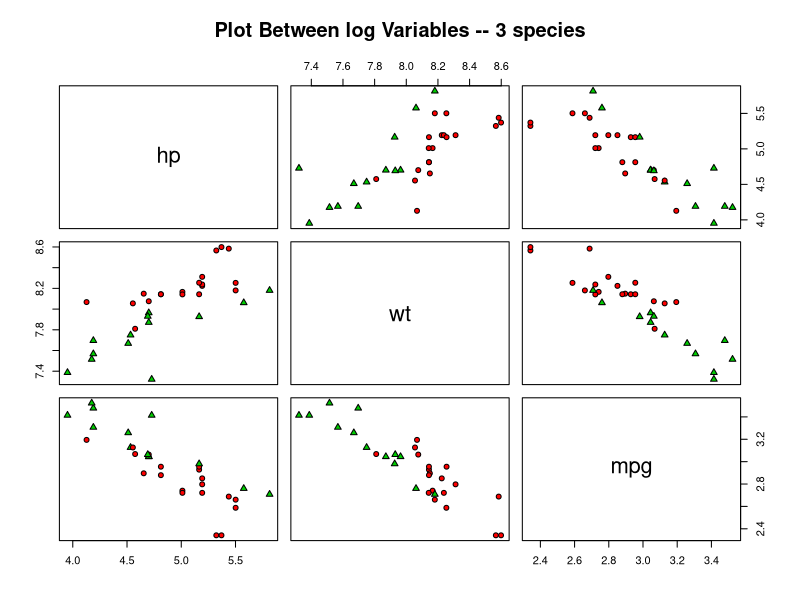
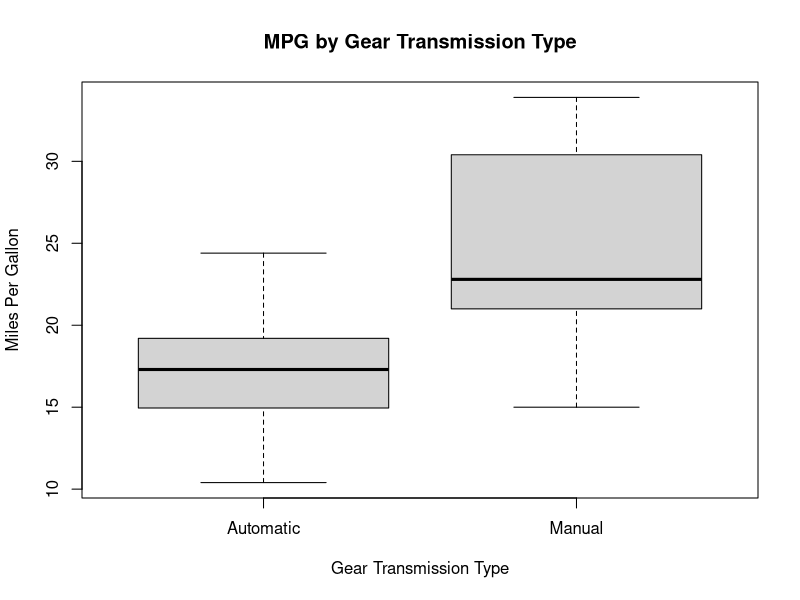
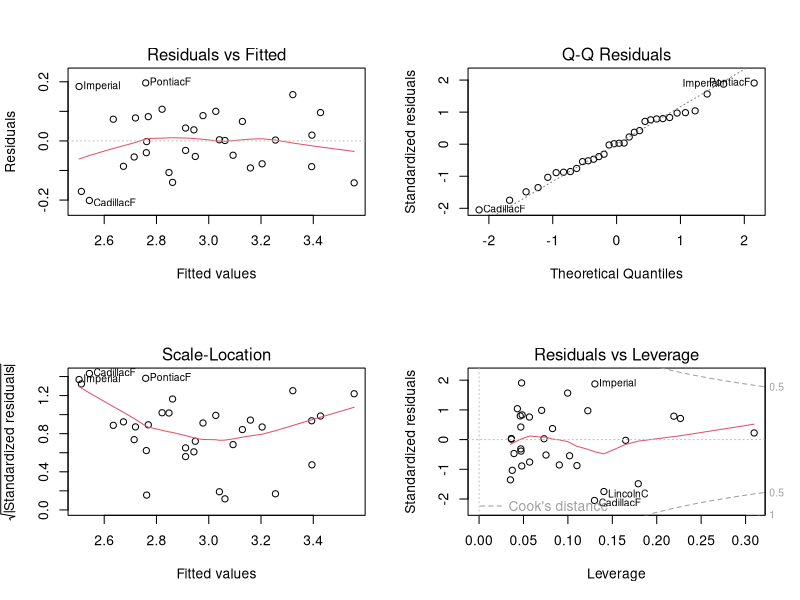

These figures' R source, in order:
## ---- chunk 1
rawdata <- read.table("cars.dat", #input data
                      header=TRUE) #the first line as the names of the variables 
## ---- chunk 2
summary(rawdata)
table(rawdata$tr)
logdata <- cbind(rawdata[,1],log(rawdata[,c(2,3,4)])) #log the data
names(logdata) <- c("tr","hp","wt","mpg")#rename the names of the variables 
pairs(logdata[,2:4], # plot log(hp), log(wt), log(mpg)
      main = "Plot Between log Variables -- 3 species", #add the main title
      pch = c(21,24)[unclass(logdata$tr)+1], #different tr shows different shape
      bg = c("red", "green3")[unclass(logdata$tr)+1]) #different tr shows different colour
boxplot(mpg~tr, #MPG by TR
        data=rawdata, #set the dataset
        xlab="Gear Transmission Type" , #add the xlab title
        ylab="Miles Per Gallon", #add the ylab title
        main="MPG by Gear Transmission Type", #add the main title
        names=c("Automatic","Manual")) #change xlab value to character
t.test(mpg~tr, data=logdata)# the t-test above MPG is related to TR.
## ---- chunk 3
rawdata_model<-lm(mpg~tr+hp+wt, data=rawdata) #rawdata linear model
logdata_model<-lm(mpg~tr+hp+wt, data=logdata) #logdata linear model
summary(rawdata_model)
summary(logdata_model)
summary(logdata_model$residuals)
best_model<-step(logdata_model, direction="both")
summary(best_model)
summary(best_model$residuals)
par(mfrow=c(2,2)) #put 4 graphes together
plot(best_model)#plot 4 graphes as following. 
#addition: if you run the last line code directly, there will be an error "figure margins too large".
#there two way to fix it: 1, click "clear all plots" and then run it. 
#                         2, run >>x11() at first if you are run in Windows computer.
#BTW: there is no error if i use it in R Markdown
